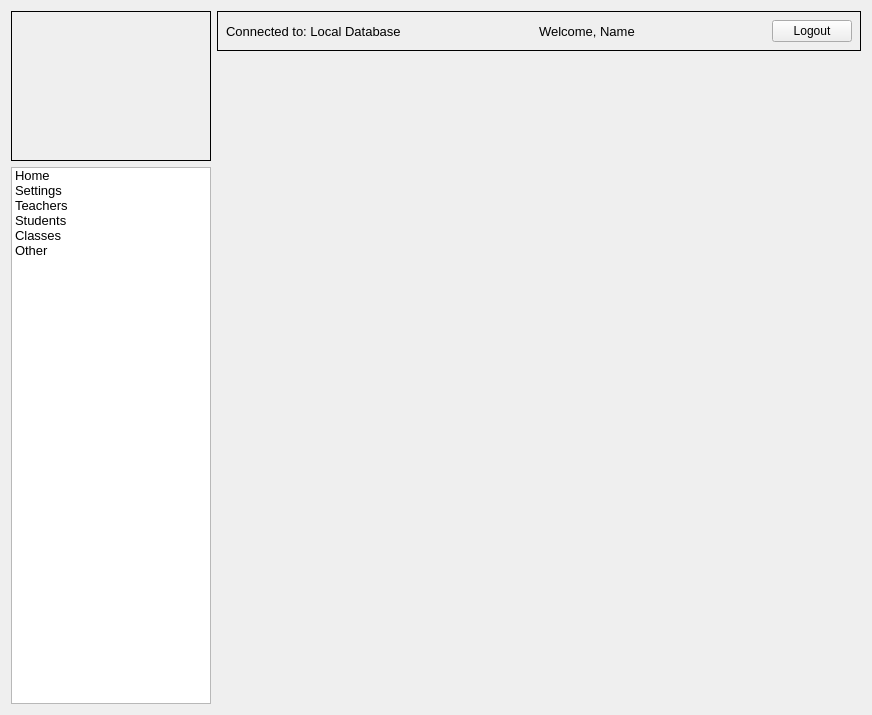
<?xml version="1.0" encoding="UTF-8"?>
<ui version="4.0">
 <class>AdminMenuForm</class>
 <widget class="QWidget" name="AdminMenuForm">
  <property name="geometry">
   <rect>
    <x>0</x>
    <y>0</y>
    <width>872</width>
    <height>715</height>
   </rect>
  </property>
  <property name="sizePolicy">
   <sizepolicy hsizetype="Preferred" vsizetype="Preferred">
    <horstretch>0</horstretch>
    <verstretch>0</verstretch>
   </sizepolicy>
  </property>
  <property name="windowTitle">
   <string>Form</string>
  </property>
  <property name="styleSheet">
   <string notr="true">#topPanel {
	border: 1px solid black;
}</string>
  </property>
  <layout class="QHBoxLayout" name="horizontalLayout_2" stretch="0,1">
   <property name="sizeConstraint">
    <enum>QLayout::SetDefaultConstraint</enum>
   </property>
   <item>
    <layout class="QVBoxLayout" name="LeftSideLayout" stretch="0,0">
     <property name="spacing">
      <number>6</number>
     </property>
     <property name="sizeConstraint">
      <enum>QLayout::SetMinimumSize</enum>
     </property>
     <property name="bottomMargin">
      <number>0</number>
     </property>
     <item>
      <widget class="QLabel" name="lblSchoolLogo">
       <property name="sizePolicy">
        <sizepolicy hsizetype="Fixed" vsizetype="Fixed">
         <horstretch>0</horstretch>
         <verstretch>0</verstretch>
        </sizepolicy>
       </property>
       <property name="minimumSize">
        <size>
         <width>150</width>
         <height>150</height>
        </size>
       </property>
       <property name="maximumSize">
        <size>
         <width>250</width>
         <height>150</height>
        </size>
       </property>
       <property name="frameShape">
        <enum>QFrame::Box</enum>
       </property>
       <property name="frameShadow">
        <enum>QFrame::Plain</enum>
       </property>
       <property name="text">
        <string/>
       </property>
       <property name="pixmap">
        <pixmap resource="resources.qrc">:/images/your_logo_here.png</pixmap>
       </property>
       <property name="scaledContents">
        <bool>false</bool>
       </property>
       <property name="alignment">
        <set>Qt::AlignCenter</set>
       </property>
       <property name="textInteractionFlags">
        <set>Qt::NoTextInteraction</set>
       </property>
      </widget>
     </item>
     <item>
      <widget class="QListWidget" name="menuListWidget">
       <property name="sizePolicy">
        <sizepolicy hsizetype="Expanding" vsizetype="Expanding">
         <horstretch>0</horstretch>
         <verstretch>0</verstretch>
        </sizepolicy>
       </property>
       <property name="minimumSize">
        <size>
         <width>200</width>
         <height>0</height>
        </size>
       </property>
       <property name="maximumSize">
        <size>
         <width>150</width>
         <height>16777215</height>
        </size>
       </property>
       <property name="font">
        <font>
         <pointsize>10</pointsize>
        </font>
       </property>
       <property name="editTriggers">
        <set>QAbstractItemView::NoEditTriggers</set>
       </property>
       <property name="viewMode">
        <enum>QListView::ListMode</enum>
       </property>
       <item>
        <property name="text">
         <string>Home</string>
        </property>
       </item>
       <item>
        <property name="text">
         <string>Settings</string>
        </property>
       </item>
       <item>
        <property name="text">
         <string>Teachers</string>
        </property>
       </item>
       <item>
        <property name="text">
         <string>Students</string>
        </property>
       </item>
       <item>
        <property name="text">
         <string>Classes</string>
        </property>
       </item>
       <item>
        <property name="text">
         <string>Other</string>
        </property>
       </item>
      </widget>
     </item>
    </layout>
   </item>
   <item>
    <layout class="QVBoxLayout" name="RightSideLayout">
     <property name="spacing">
      <number>6</number>
     </property>
     <property name="sizeConstraint">
      <enum>QLayout::SetDefaultConstraint</enum>
     </property>
     <item>
      <widget class="QWidget" name="topPanel" native="true">
       <property name="sizePolicy">
        <sizepolicy hsizetype="Expanding" vsizetype="Preferred">
         <horstretch>5</horstretch>
         <verstretch>0</verstretch>
        </sizepolicy>
       </property>
       <property name="font">
        <font>
         <pointsize>10</pointsize>
        </font>
       </property>
       <layout class="QHBoxLayout" name="horizontalLayout">
        <property name="bottomMargin">
         <number>9</number>
        </property>
        <item>
         <widget class="QLabel" name="lblConnecedToText">
          <property name="font">
           <font>
            <pointsize>10</pointsize>
           </font>
          </property>
          <property name="text">
           <string>Connected to: Local Database</string>
          </property>
         </widget>
        </item>
        <item>
         <spacer name="horizontalSpacer_2">
          <property name="orientation">
           <enum>Qt::Horizontal</enum>
          </property>
          <property name="sizeHint" stdset="0">
           <size>
            <width>129</width>
            <height>20</height>
           </size>
          </property>
         </spacer>
        </item>
        <item>
         <widget class="QLabel" name="lblWelcomeText">
          <property name="font">
           <font>
            <pointsize>10</pointsize>
           </font>
          </property>
          <property name="text">
           <string>Welcome, Name</string>
          </property>
         </widget>
        </item>
        <item>
         <spacer name="horizontalSpacer">
          <property name="orientation">
           <enum>Qt::Horizontal</enum>
          </property>
          <property name="sizeHint" stdset="0">
           <size>
            <width>128</width>
            <height>20</height>
           </size>
          </property>
         </spacer>
        </item>
        <item>
         <widget class="QPushButton" name="btnLogout">
          <property name="text">
           <string>Logout</string>
          </property>
         </widget>
        </item>
       </layout>
      </widget>
     </item>
     <item>
      <widget class="QStackedWidget" name="menuPagesStackedWidget">
       <property name="sizePolicy">
        <sizepolicy hsizetype="Expanding" vsizetype="Preferred">
         <horstretch>5</horstretch>
         <verstretch>0</verstretch>
        </sizepolicy>
       </property>
       <property name="currentIndex">
        <number>5</number>
       </property>
       <widget class="QWidget" name="pageHome">
        <layout class="QHBoxLayout" name="horizontalLayout_3">
         <item>
          <layout class="QHBoxLayout" name="loHome"/>
         </item>
        </layout>
       </widget>
       <widget class="QWidget" name="pageSettings">
        <layout class="QHBoxLayout" name="horizontalLayout_4">
         <item>
          <layout class="QHBoxLayout" name="loSettings">
           <property name="sizeConstraint">
            <enum>QLayout::SetMaximumSize</enum>
           </property>
          </layout>
         </item>
        </layout>
       </widget>
       <widget class="QWidget" name="pageTeachers">
        <layout class="QHBoxLayout" name="horizontalLayout_5">
         <item>
          <layout class="QHBoxLayout" name="loTeachers"/>
         </item>
        </layout>
       </widget>
       <widget class="QWidget" name="pageStudents">
        <layout class="QHBoxLayout" name="horizontalLayout_6">
         <item>
          <layout class="QHBoxLayout" name="loStudents"/>
         </item>
        </layout>
       </widget>
       <widget class="QWidget" name="pageClasses">
        <layout class="QHBoxLayout" name="horizontalLayout_8">
         <item>
          <layout class="QHBoxLayout" name="loClasses"/>
         </item>
        </layout>
       </widget>
       <widget class="QWidget" name="pageOther">
        <layout class="QHBoxLayout" name="horizontalLayout_9">
         <item>
          <layout class="QHBoxLayout" name="loOther"/>
         </item>
        </layout>
       </widget>
      </widget>
     </item>
    </layout>
   </item>
  </layout>
 </widget>
 <resources>
  <include location="resources.qrc"/>
 </resources>
 <connections/>
</ui>
